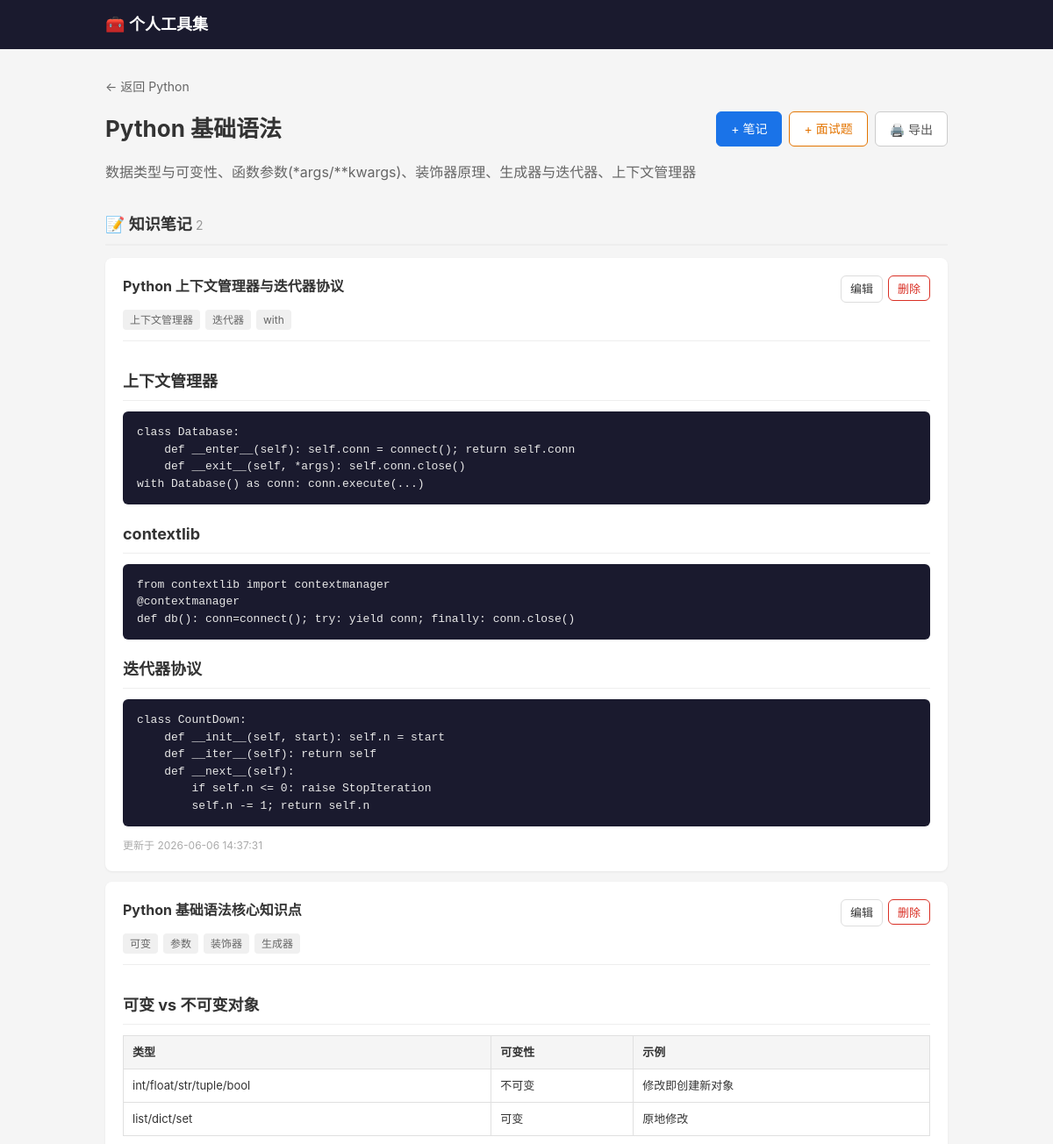
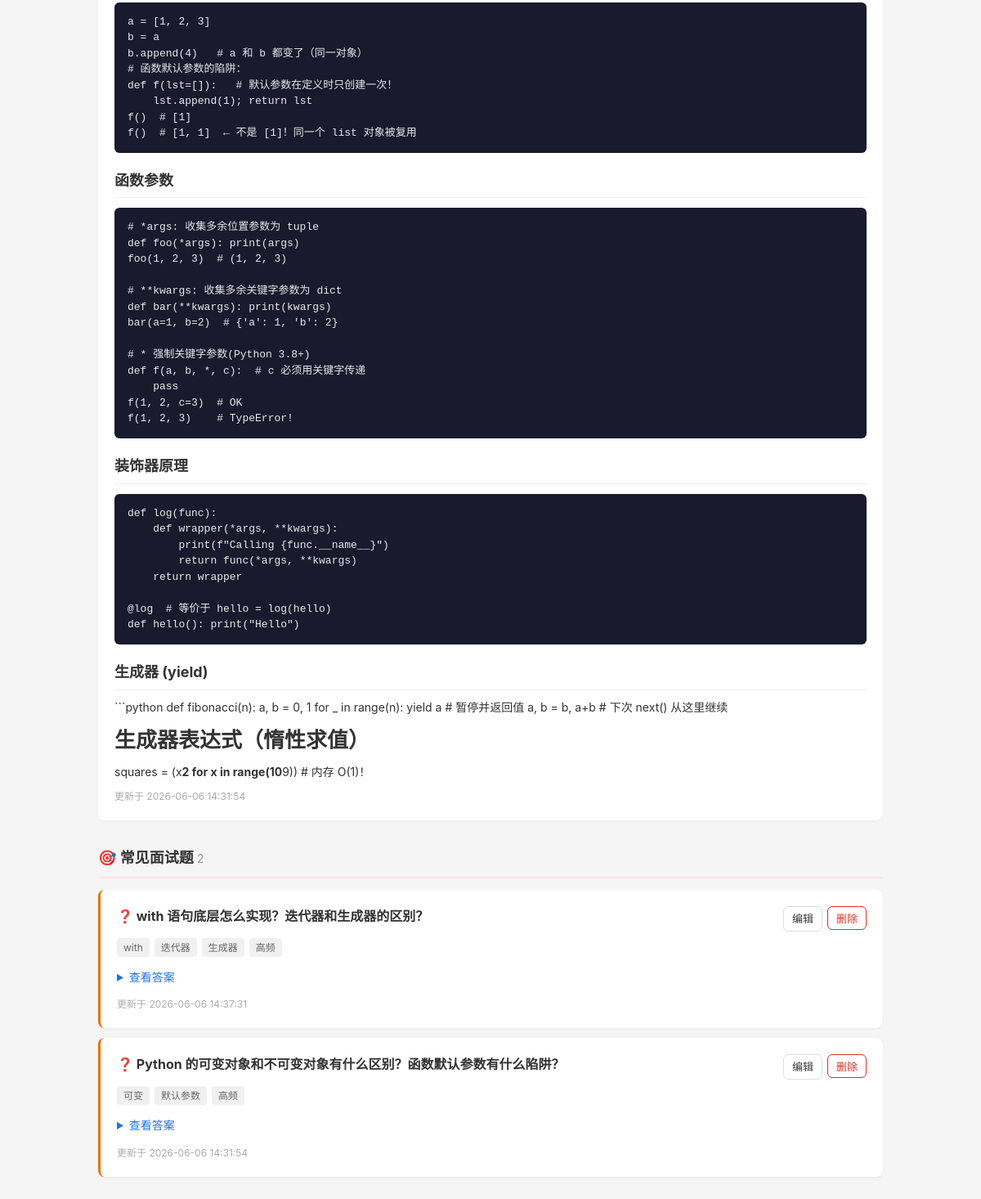
The page /skillset/stack/105 on the database its author committed (2 pictures, top to bottom).
### tables this page shows
CREATE TABLE stack (
            id INTEGER PRIMARY KEY AUTOINCREMENT,
            tool_id INTEGER NOT NULL,
            name TEXT NOT NULL,
            description TEXT DEFAULT '',
            sort_order INTEGER DEFAULT 0,
            is_deprecated INTEGER DEFAULT 0,
            created_at TIMESTAMP DEFAULT CURRENT_TIMESTAMP, group_name TEXT DEFAULT '',
            FOREIGN KEY (tool_id) REFERENCES tool(id) ON DELETE CASCADE,
            UNIQUE(tool_id, name)
        );

CREATE TABLE entry (
            id INTEGER PRIMARY KEY AUTOINCREMENT,
            stack_id INTEGER NOT NULL,
            title TEXT NOT NULL,
            content TEXT DEFAULT '',
            tags TEXT DEFAULT '',
            entry_type TEXT DEFAULT 'note',
            created_at TIMESTAMP DEFAULT CURRENT_TIMESTAMP,
            updated_at TIMESTAMP DEFAULT CURRENT_TIMESTAMP,
            FOREIGN KEY (stack_id) REFERENCES stack(id) ON DELETE CASCADE
        );

### tools/skillset/routes.py (the view)
@bp.route("/stack/<int:stack_id>")
def stack_detail(stack_id):
    stack = Stack.get_by_id(stack_id)
    if not stack:
        return "技术栈不存在", 404
    tool = Tool.get_by_id(stack["tool_id"])
    notes = Entry.get_by_stack(stack_id, "note")
    interviews = Entry.get_by_stack(stack_id, "interview")
    group_name = stack["group_name"] if stack["group_name"] else None
    return render_template("stack.html", tool=tool, stack=stack, notes=notes, interviews=interviews, group_name=group_name)

### app.py (called while the page is built)
@app.template_filter("markdown")
def markdown_filter(text):
    return markdown.markdown(
        text,
        extensions=["fenced_code", "tables", "codehilite"],
    )

### db.py (called while the page is built)
def get_db():
    conn = sqlite3.connect(str(DB_PATH))
    conn.row_factory = sqlite3.Row
    conn.execute("PRAGMA foreign_keys = ON")
    return conn

### tools/skillset/models.py (called while the page is built)
    @staticmethod
    def get_by_id(tool_id):
        db = get_db()
        return db.execute("SELECT * FROM tool WHERE id = ?", (tool_id,)).fetchone()

    @staticmethod
    def get_by_id(stack_id):
        db = get_db()
        return db.execute("SELECT * FROM stack WHERE id = ?", (stack_id,)).fetchone()

    @staticmethod
    def get_by_stack(stack_id, entry_type=None):
        db = get_db()
        if entry_type:
            return db.execute(
                "SELECT * FROM entry WHERE stack_id = ? AND entry_type = ? ORDER BY updated_at DESC",
                (stack_id, entry_type),
            ).fetchall()
        return db.execute(
            "SELECT * FROM entry WHERE stack_id = ? ORDER BY updated_at DESC",
            (stack_id,),
        ).fetchall()

### templates/skillset/stack.html (shortened to what this page needs)
{% extends "base.html" %}
{% block content %}
<div class="container">
    {% if group_name %}
    <a href="{{ url_for('.group_detail', tool_id=tool.id, group_name=group_name) }}" class="back-link">← 返回 {{ group_name }}</a>
    {% else %}
    <a href="{{ url_for('.tool_detail', tool_id=tool.id) }}" class="back-link">← 返回 {{ tool.name }}</a>
    {% endif %}
    <div class="stack-header">
        <h1>{{ stack.name }}</h1>
        <div class="stack-header-btns">
            <a href="{{ url_for('.entry_new', stack_id=stack.id, type='note') }}" class="btn btn-primary">+ 笔记</a>
            <a href="{{ url_for('.entry_new', stack_id=stack.id, type='interview') }}" class="btn btn-interview">+ 面试题</a>
            <button class="btn btn-print" onclick="window.print()" title="导出 PDF">🖨️ 导出</button>
        </div>
    </div>
    {% if stack.description %}<p class="desc">{{ stack.description }}</p>{% endif %}
    <section class="entry-section">
        <h2 class="section-title">📝 知识笔记 <span class="count">{{ notes|length }}</span></h2>
        {% if notes %}
        <div class="entry-list">
            {% for e in notes %}
            <div class="entry-item">
                <div class="entry-header">
                    <h3>{{ e.title }}</h3>
                    <div class="entry-actions">
                        <a href="{{ url_for('.entry_edit', entry_id=e.id) }}" class="btn btn-sm">编辑</a>
                        <form method="POST" action="{{ url_for('.entry_delete', entry_id=e.id) }}" style="display:inline"
                              onsubmit="return confirm('确定删除「{{ e.title }}」？')">
                            <button type="submit" class="btn btn-sm btn-danger">删除</button>
                        </form>
                    </div>
                </div>
                {% if e.tags %}
                <div class="tags">
                    {% for tag in e.tags.split(',') %}
                    <span class="tag">{{ tag.strip() }}</span>
                    {% endfor %}
                </div>
                {% endif %}
                {% if e.content %}
                <div class="entry-content md-body">{{ e.content | markdown | safe }}</div>
                {% endif %}
                <div class="entry-meta">更新于 {{ e.updated_at }}</div>
            </div>
            {% endfor %}
        </div>
        {% else %}
        <p class="empty">暂无笔记</p>
        {% endif %}
    </section>
    <section class="entry-section interview-section">
        <h2 class="section-title">🎯 常见面试题 <span class="count">{{ interviews|length }}</span></h2>
        {% if interviews %}
        <div class="entry-list">
            {% for e in interviews %}
            <div class="entry-item interview-item">
                <div class="entry-header">
                    <h3>❓ {{ e.title }}</h3>
                    <div class="entry-actions">
                        <a href="{{ url_for('.entry_edit', entry_id=e.id) }}" class="btn btn-sm">编辑</a>
                        <form method="POST" action="{{ url_for('.entry_delete', entry_id=e.id) }}" style="display:inline"
                              onsubmit="return confirm('确定删除「{{ e.title }}」？')">
                            <button type="submit" class="btn btn-sm btn-danger">删除</button>
                        </form>
                    </div>
                </div>
                {% if e.tags %}
                <div class="tags">
                    {% for tag in e.tags.split(',') %}
                    <span class="tag">{{ tag.strip() }}</span>
                    {% endfor %}
                </div>
                {% endif %}
                {% if e.content %}
                <details class="interview-answer">
                    <summary>查看答案</summary>
                </details>
                {% endif %}
                <div class="entry-meta">更新于 {{ e.updated_at }}</div>
            </div>
            {% endfor %}
        </div>
        {% else %}
        <p class="empty">暂无面试题</p>
        {% endif %}
    </section>
</div>
{% endblock %}

### static/style.css (style rules this page uses)
* { margin: 0; padding: 0; box-sizing: border-box; }
body { font-family: -apple-system, BlinkMacSystemFont, "Segoe UI", Roboto, sans-serif; background: #f5f5f5; color: #333; line-height: 1.6; }
.container { max-width: 960px; margin: 0 auto; }
h1 { font-size: 26px; margin-bottom: 8px; }
.desc { color: #666; margin-bottom: 24px; }
.back-link { display: inline-block; color: #666; text-decoration: none; margin-bottom: 16px; font-size: 14px; }
.stack-header { display: flex; align-items: center; justify-content: space-between; margin-bottom: 16px; }
.stack-header h1 { margin-bottom: 0; }
.entry-list { display: flex; flex-direction: column; gap: 12px; }
.entry-item { background: #fff; border-radius: 8px; padding: 20px; box-shadow: 0 1px 3px rgba(0,0,0,.06); }
.entry-header { display: flex; justify-content: space-between; align-items: flex-start; }
.entry-header h3 { font-size: 16px; margin-bottom: 4px; }
.entry-actions { display: flex; gap: 6px; flex-shrink: 0; }
.entry-content { margin-top: 12px; font-size: 14px; white-space: pre-wrap; border-top: 1px solid #eee; padding-top: 12px; }
.tags { margin-top: 8px; display: flex; gap: 6px; flex-wrap: wrap; }
.tag { background: #f0f0f0; padding: 2px 8px; border-radius: 4px; font-size: 12px; color: #666; }
.entry-meta { color: #aaa; font-size: 12px; margin-top: 8px; }
.btn { display: inline-block; padding: 8px 16px; border-radius: 6px; border: 1px solid #ddd; background: #fff; cursor: pointer; font-size: 14px; text-decoration: none; color: #333; }
.btn-primary { background: #1a73e8; color: #fff; border-color: #1a73e8; }
.btn-sm { padding: 4px 10px; font-size: 13px; }
.btn-danger { color: #d93025; border-color: #d93025; }
.md-body { white-space: normal; }
.md-body h2 { font-size: 18px; margin: 20px 0 10px; border-bottom: 1px solid #eee; padding-bottom: 6px; }
.md-body p { margin: 8px 0; }
.md-body strong { color: #333; }
.md-body table { width: 100%; border-collapse: collapse; margin: 12px 0; font-size: 13px; }
.md-body th { background: #f5f5f5; text-align: left; padding: 8px 10px; border: 1px solid #e0e0e0; font-weight: 600; }
.md-body td { padding: 8px 10px; border: 1px solid #e0e0e0; }
.md-body td:first-child, .md-body th:first-child { white-space: nowrap; }
.md-body pre { background: #1a1a2e; color: #e8e8e8; padding: 14px 16px; border-radius: 6px; overflow-x: auto; font-size: 13px; line-height: 1.5; margin: 12px 0; }
.md-body code { font-family: "Cascadia Code", "Fira Code", "JetBrains Mono", monospace; font-size: 13px; }
.stack-header-btns { display: flex; gap: 8px; }
.btn-interview { background: #fff; color: #e37400; border-color: #e37400; }
.entry-section { margin-top: 32px; }
.section-title { font-size: 18px; margin-bottom: 14px; padding-bottom: 8px; border-bottom: 2px solid #eee; }
.interview-section .section-title { border-bottom-color: #fce8e6; }
.section-title .count { font-weight: 400; color: #999; font-size: 14px; }
.interview-item { border-left: 3px solid #e37400; }
.interview-answer { margin-top: 10px; }
.interview-answer summary { cursor: pointer; color: #1a73e8; font-size: 14px; font-weight: 500; padding: 4px 0; }
.btn-print { background: #fff; color: #555; border-color: #ccc; }

### rows shown on the page
stack: group_name "Python", name "Python 基础语法", description "数据类型与可变性、函数参数(*args/**kwargs)、装饰器原理、生成器与迭代器、上下文管理器"
entry: title "Python 上下文管理器与迭代器协议", strip "上下文管理器" "迭代器" "with", content "上下文管理器 class Database: def __enter__(self): self.conn = connect(); return self.conn def __exit__(self, *args): self.conn.close() with Database() as conn: conn.execute(...) contextlib from contextlib import contextmanager @contextmanager def db(): conn=connect(); try: yield conn; finally: conn.close() 迭代器协议 class CountDown: def __init__(self, start): self.n = start def __iter__(self): return self def __next__(self): if self.n <= 0: raise StopIteration self.n -= 1; return self.n", updated_at "2026-06-06 14:37:31"
entry: title "Python 基础语法核心知识点", strip "可变" "参数" "装饰器" "生成器", content "可变 vs 不可变对象 类型 可变性 示例 int/float/str/tuple/bool 不可变 修改即创建新对象 list/dict/set 可变 原地修改 a = [1, 2, 3] b = a b.append(4) # a 和 b 都变了（同一对象） # 函数默认参数的陷阱： def f(lst=[]): # 默认参数在定义时只创建一次！ lst.append(1); return lst f() # [1] f() # [1, 1] ← 不是 [1]！同一个 list 对象被复用 函数参数 # *args: 收集多余位置参数为 tuple def foo(*args): print(args) foo(1, 2, 3) # (1, 2, 3) # **kwargs: 收集多余关键字参数为 dict def bar(**kwargs): print(kwargs) bar(a=1, b=2) # {'a': 1, 'b': 2} # * 强制关键字参数(Python 3.8+) def f(a, b, *, c): # c 必须用关键字传递 pass f(1, 2, c=3) # OK f(1, 2, 3) # TypeError! 装饰器原理 def log(func): def wrapper(*args, **kwargs): print(f\"Calling {func.__name__}\") return func(*args, **kwargs) return wrapper @log # 等价于 hello = log(hello) def…", updated_at "2026-06-06 14:31:54"
entry: title "with 语句底层怎么实现？迭代器和生成器的区别？", strip "with" "迭代器" "生成器" "高频", updated_at "2026-06-06 14:37:31"
entry: title "Python 的可变对象和不可变对象有什么区别？函数默认参数有什么陷阱？", strip "可变" "默认参数" "高频", updated_at "2026-06-06 14:31:54"

### other values the page prints
{{ notes|length }} "2"
{{ interviews|length }} "2"
